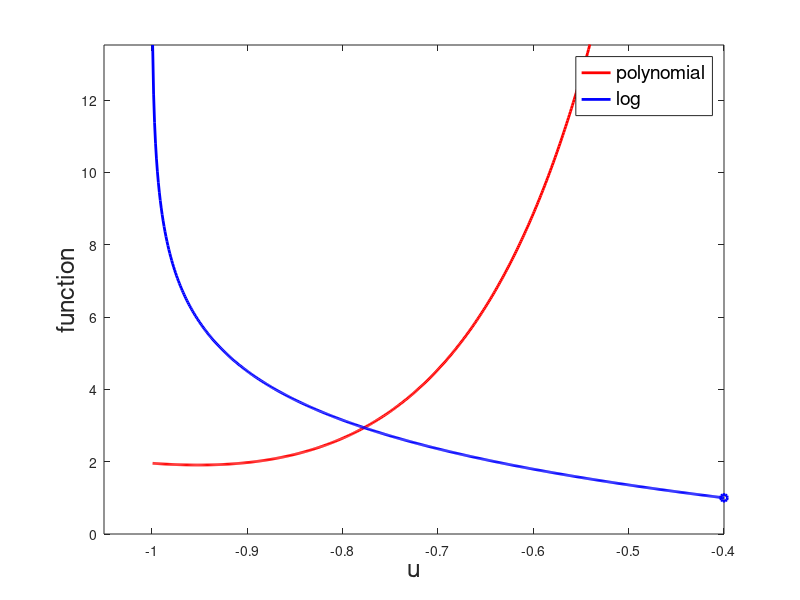

Write the MATLAB code that produced this figure. (Note: this script raises an error after producing the figure.)
clear
k = 9000;
c = 10;
rho =  0.6;
lambda = rho;
delta = 0.001 ; % step

u = -1+delta  : delta : rho - 1;

a =  ( 3 * k * lambda^3 * (1 - rho)^3 ) / (c^2 * rho^3);
f = a .* (1 + 1./u).^2 + u./log(rho);
g = log(u+1)./log(rho);

figure(99)
plot(u,f,'r','LineWidth',2)
hold on
plot(u, g,'b','LineWidth',2)
plot(rho-1,1,'b-o','LineWidth',2, 'MarkerSize',5)
axis([-1.05 rho-1 0 max(g)])
legend({'polynomial','log'}, 'FontSize', 14)
xlabel('u', 'FontSize', 18)
ylabel('function', 'FontSize', 18)
title('\rho = ' + string(rho) +', k = ' + string(k) + ', c = ' + string(c), 'FontSize', 18)
grid on